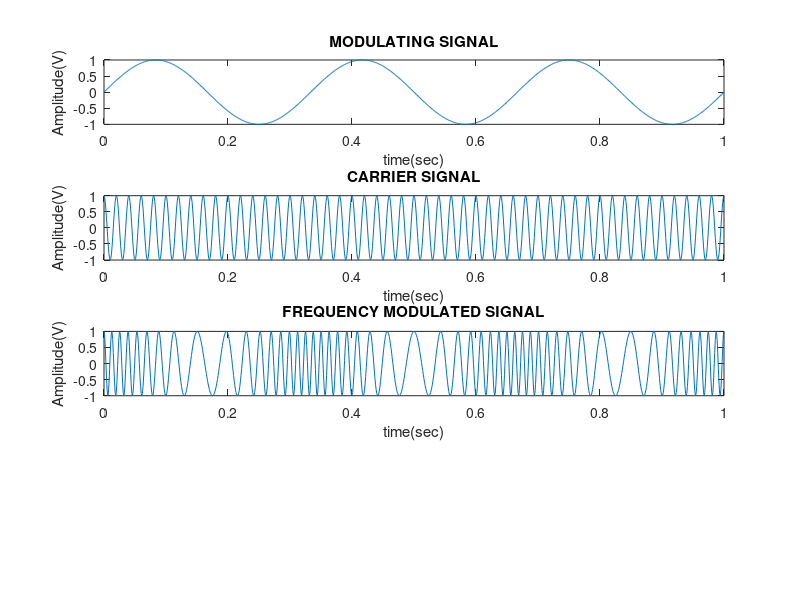

The MATLAB script that drew this image:
t=0:0.001:1;
fm=3; % modulating signal
fc=50; %carrier signal 
b=10; % frequency deviation
x=sin(2*pi*fm*t); % modulating signal
y=cos(2*pi*fc*t); %carrier signal
z=(cos((2*pi*fc*t)+(b*x))); 
 
%% Message signal plot
subplot(4, 1, 1);
plot(t, x);
xlabel('time(sec)')
ylabel('Amplitude(V)')
title('MODULATING SIGNAL')
 
%% Carrier signal plot
subplot(4, 1, 2);
plot(t,y);
xlabel('time(sec)')
ylabel('Amplitude(V)')
title('CARRIER SIGNAL')
%% Modulated signal plot
subplot(4, 1, 3);
plot(t, z);
xlabel('time(sec)')
ylabel('Amplitude(V)')
title('FREQUENCY MODULATED SIGNAL')
